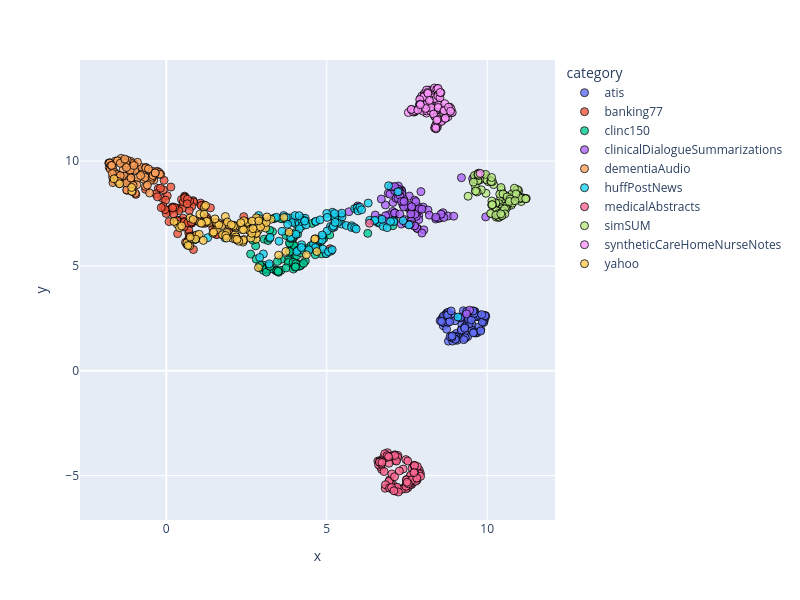

Notebook cell for this chart:
### Code cell
dimensionality_reduction_plots(file_paths="./outputsAll/*/mda_dim_scores.csv")
